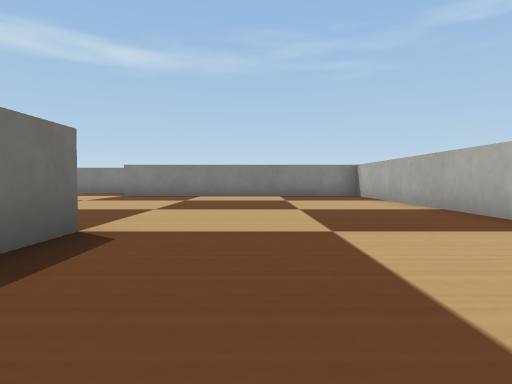
[1] (above)

18 first-person views from a walk through a robot-simulator world made for Webots. The camera is 0.05 m above the floor, tilts 2° down and sees 75° across. The floor is counted in squares, 0.1 m on a side. Each view is taken from the middle of a square. On the plan, view 1 faces up. The plan holds only what a view shows up to about 9 squares ahead; the rest is blank. The place goes on beyond the plan. Robots are left out. Webots' stock objects and surfaces are drawn as simple stand-ins.

[2]
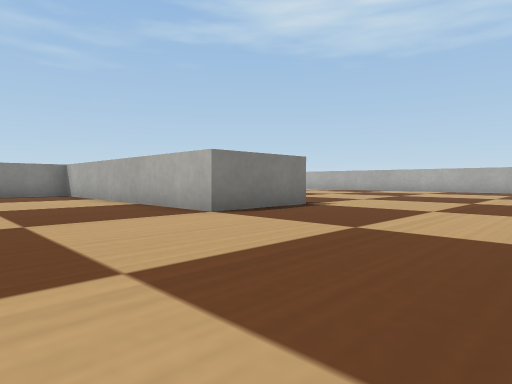

[3]
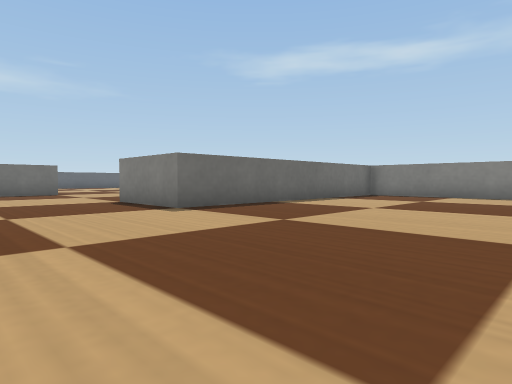

[4]
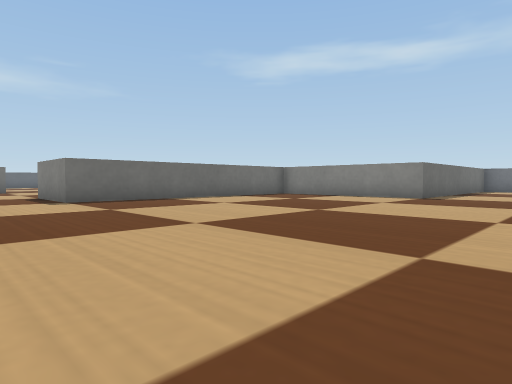

[5]
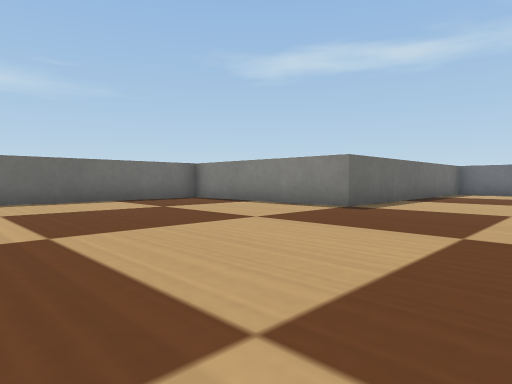

[6]
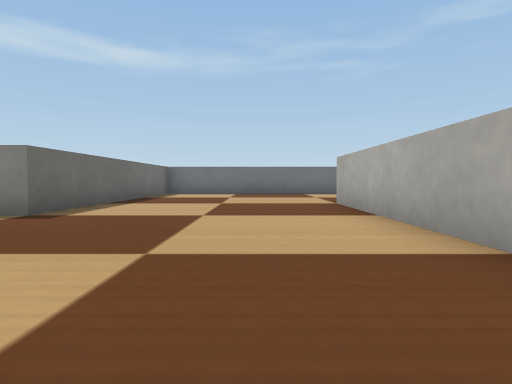

[7]
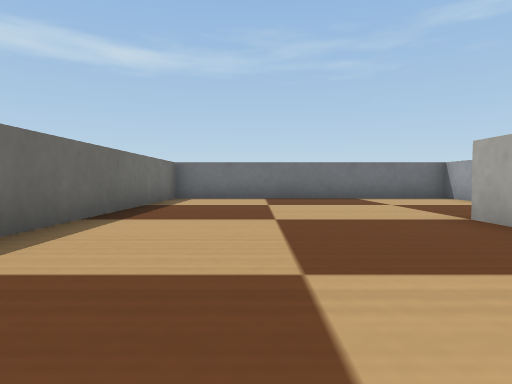

[8]
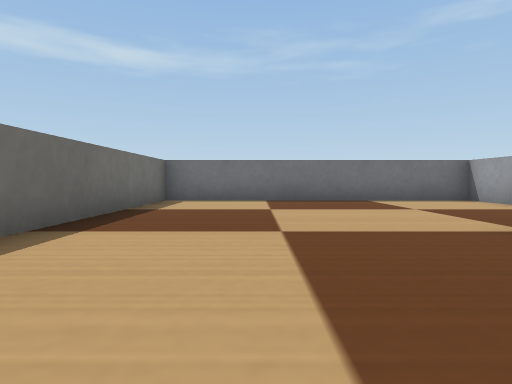

[9]
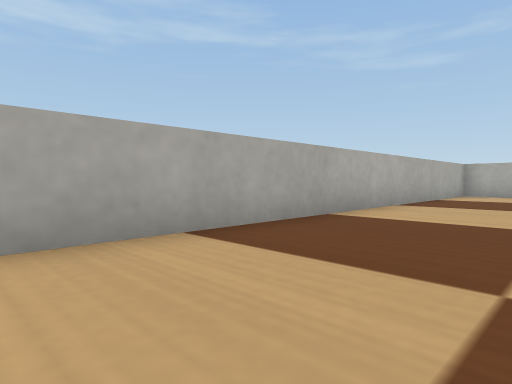

[10]
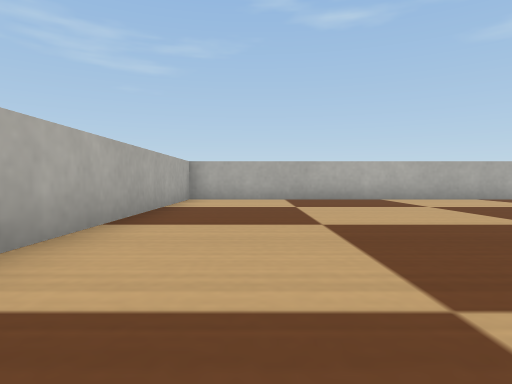

[11]
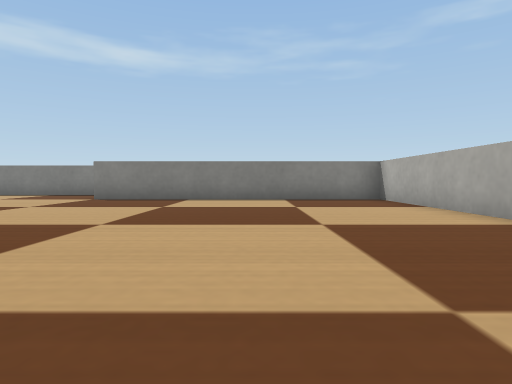

[12]
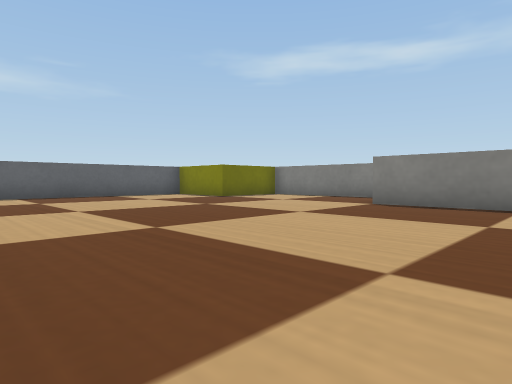

[13]
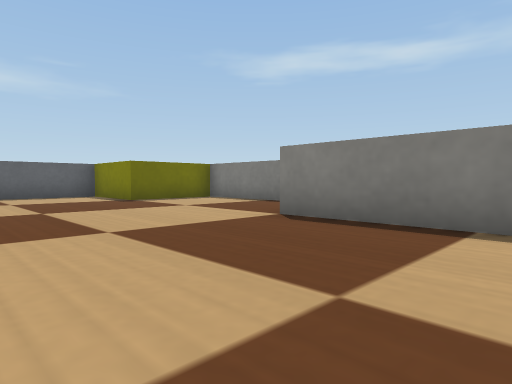

[14]
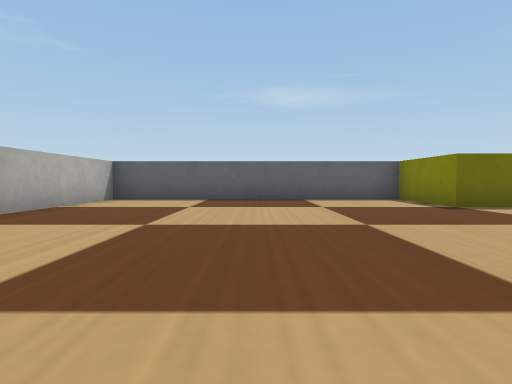

[15]
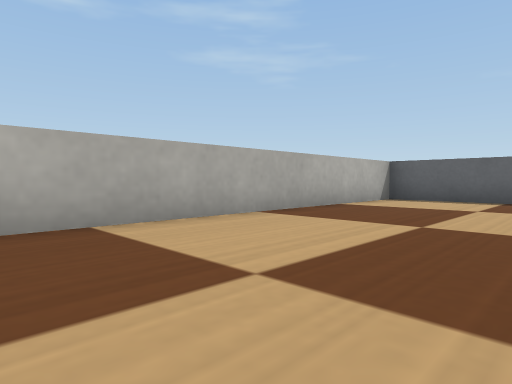

[16]
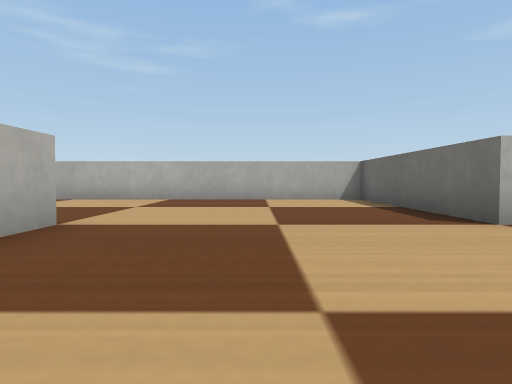

[17]
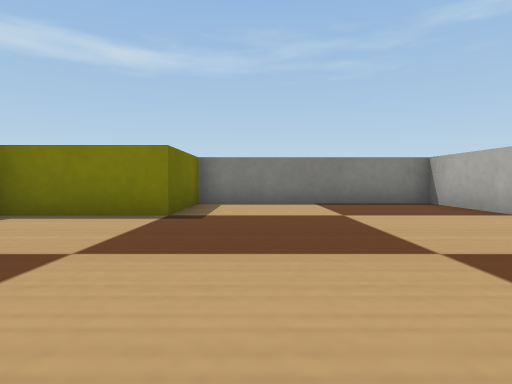

[18]
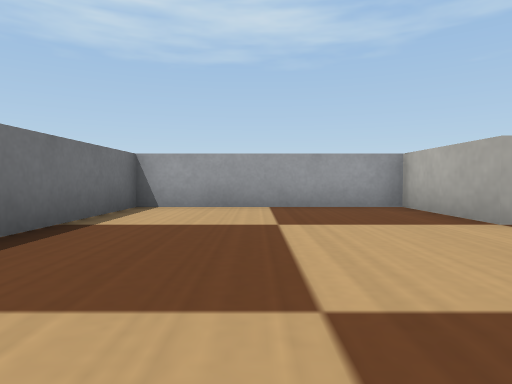

### Floor plan
Points are (right, up) in squares from view 1. A wall is a line through its corners. A room is listed if a view was taken in it or the views show most of it. See-through windows are left out.
Room 1 (views 1, 2, 3, 4, 5, 6, 7, 8, 9, 10, 11, 18)
walls: (5.8, 9.5) (5.8, 3.2) (3.3, 3.2); (-1.7, 3.3) (-1.7, -1.7) (15.7, -1.7) (15.7, 13.2) (18.3, 13.2) (18.3, 18.2) (10.8, 18.2) (10.8, 10.8) (7, 10.8)
ways out: opening at (0.5, 3) to room 2
Room 2 (views 12, 13, 14, 15, 16, 17)
walls: (3.3, 3.2) (3.3, 10.8) (-4.2, 10.8) (-4.2, 13.3) (-9.2, 13.3) (-9.2, 10.8) (-11.8, 10.8) (-11.8, 3.3) (-1.7, 3.3)
ways out: opening at (0.5, 3) to room 1

Where each view was taken, in squares from view 1:
view 1: 0 up, 0 right, facing up
view 2: 1 down, 0 right, facing up-right
view 3: 0 up, 11 right, facing up-left
view 4: 1 up, 14 right, facing up-left
view 5: 5 up, 14 right, facing up-left
view 6: 6 up, 14 right, facing up
view 7: 9 up, 13 right, facing up
view 8: 10 up, 13 right, facing up
view 9: 10 up, 13 right, facing down-right
view 10: 7 up, 14 right, facing down
view 11: 2 up, 0 right, facing up
view 12: 4 up, 1 left, facing up-left
view 13: 7 up, 1 left, facing up-left
view 14: 7 up, 3 left, facing left
view 15: 7 up, 3 left, facing down-left
view 16: 7 up, 1 right, facing down
view 17: 6 up, 8 left, facing up
view 18: 16 up, 12 right, facing right
